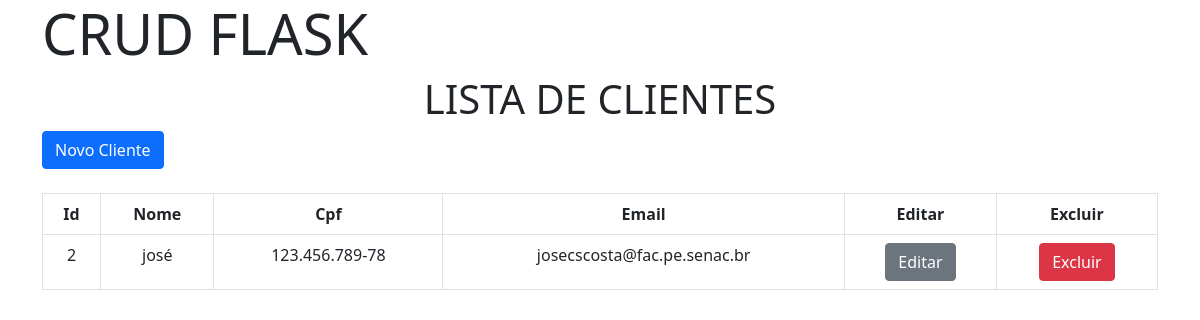
Before: / with the older database file.
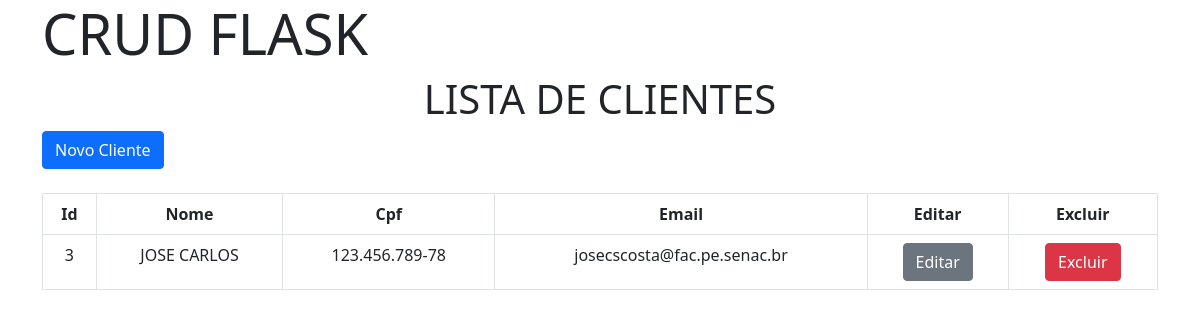
After: the same page with the newer database file.
### tables this page shows
CREATE TABLE cliente (
                    id INTEGER PRIMARY KEY AUTOINCREMENT,
                    nome TEXT NOT NULL,
                    cpf TEXT NOT NULL,
                    email TEXT NOT NULL                        
                );

### routes/routes.py (the view)
@cliente_blueprint.route('/')
def index():
    try:
        with sqlite3.connect(DATABASE) as conn:
            cliente = conn.execute("SELECT * FROM cliente").fetchall()
        return render_template('index.html', cliente = cliente)
    except Exception as e:
        print(f"Erro as listar clientes: {e}")
        return f"Erro ao carregar clientes: {e}", 500

### templates/index.html
{% extends "base.html" %}
{% block content %}
    <h2 class="display-6 text-center">LISTA DE CLIENTES</h2>
    <a href="{{ url_for('cliente.criar') }}"><input type="button" class="btn btn-primary" value="Novo Cliente"></a><br /><br />
    <table class="table table-bordered">
        <thead>
            <tr>
                <th scope="col" class="text-center">Id</th>
                <th scope="col" class="text-center">Nome</th>
                <th scope="col" class="text-center">Cpf</th>
                <th scope="col" class="text-center">Email</th>
                <th scope="col" class="text-center">Editar</th>
                <th scope="col" class="text-center">Excluir</th>
            </tr>
        </thead>
        <tbody>
            {% for cliente in cliente %}
            <tr>
                <td class="text-center">{{ cliente[0] }}</td>
                <td class="text-center">{{ cliente[1] }}</td>
                <td class="text-center">{{ cliente[2] }}</td>
                <td class="text-center">{{ cliente[3] }}</td>
                <td class="text-center"><a href="{{ url_for('cliente.editar', cliente_id = cliente[0]) }}"><input type="button" class="btn btn-secondary" value="Editar"></a></td>
                <td class="text-center"><a href="{{ url_for('cliente.apagar', cliente_id = cliente[0]) }}"  onclick="return confirm('Confirmar exclusão?')"><input type="button" class="btn btn-danger" value="Excluir"></a></td>
            </tr>
            {% endfor %}
        </tbody>
    </table>
{% endblock %}

### templates/base.html (shortened to what this page needs)
<!DOCTYPE html>
<html lang="pt-br">
    <head>
        <link rel="stylesheet" href="#">
        <link rel="stylesheet" href="{{ url_for('static', filename='/bootstrap/bootstrap.min.css') }}">
    </head>
    <body>
        <div class="container">
            <div>
                <h1 class="display-4">CRUD FLASK</h1>
            </div>
            {% block content %}{% endblock %}
        </div>
    </body>
</html>

Changed rows visible on the page:
removed cliente: id "2", nome "josé", cpf "123.456.789-78", email "josecscosta@fac.pe.senac.br"
added cliente: id "3", nome "JOSE CARLOS", cpf "123.456.789-78", email "josecscosta@fac.pe.senac.br"
